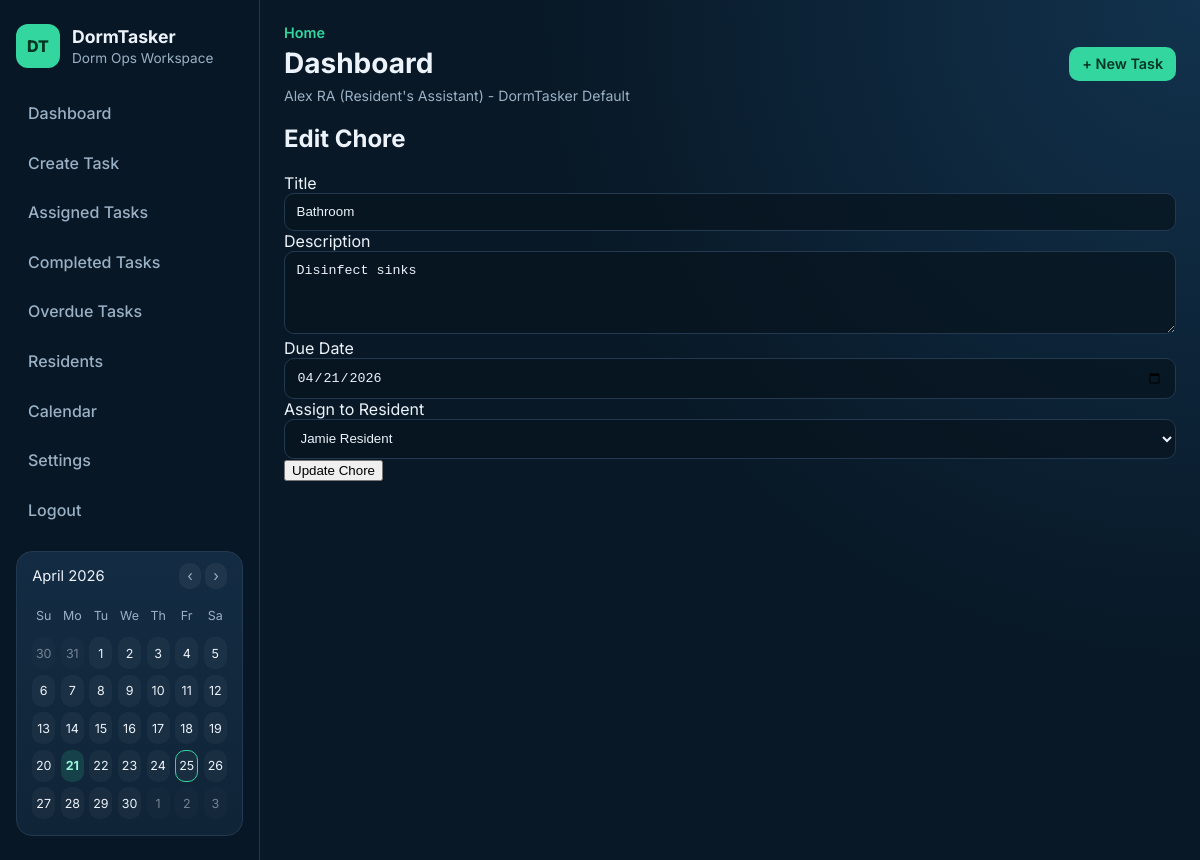
Screenshot of /chores/8/edit (signed in) with the database file from the repository.
### tables this page shows
CREATE TABLE users (
            id INTEGER PRIMARY KEY AUTOINCREMENT,
            name TEXT NOT NULL,
            role TEXT NOT NULL CHECK (role IN ('RA', 'Resident'))
        , email TEXT, password_hash TEXT, room_id INTEGER);

CREATE TABLE rooms (
            id INTEGER PRIMARY KEY AUTOINCREMENT,
            room_name TEXT NOT NULL,
            room_code TEXT NOT NULL UNIQUE,
            created_by INTEGER,
            FOREIGN KEY (created_by) REFERENCES users (id)
        );

CREATE TABLE chores (
            id INTEGER PRIMARY KEY AUTOINCREMENT,
            title TEXT NOT NULL,
            description TEXT,
            due_date TEXT,
            status TEXT
        , room_id INTEGER, created_by INTEGER);

CREATE TABLE assignments (
            id INTEGER PRIMARY KEY AUTOINCREMENT,
            chore_id INTEGER NOT NULL,
            resident_id INTEGER NOT NULL,
            assigned_by INTEGER NOT NULL, room_id INTEGER,
            FOREIGN KEY (chore_id) REFERENCES chores (id) ON DELETE CASCADE,
            FOREIGN KEY (resident_id) REFERENCES users (id),
            FOREIGN KEY (assigned_by) REFERENCES users (id)
        );

### app.py (the view, shortened to what this page needs)
@app.route("/chores/<int:chore_id>/edit", methods=["GET", "POST"])
@login_required
def edit_chore(chore_id):
    if g.current_user["role"] != "RA":
        flash("Only Resident's Assistants can edit tasks.", "error")
        return redirect(url_for("dashboard"))
    residents = service.get_residents(room_id=g.current_user["room_id"])
    try:
        chore = service.get_chore(chore_id, room_id=g.current_user["room_id"])
    except ChoreError as error:
        flash(str(error), "error")
        return redirect(url_for("dashboard"))
    return render_template("edit_chore.html", chore=chore, residents=residents)

### app.py (called while the page is built)
def _format_user_role(role):
    return "Resident's Assistant" if role == "RA" else role

@app.before_request
def load_current_user():
    user_id = session.get("user_id")
    g.current_user = get_user_by_id(user_id) if user_id else None

@app.context_processor
def inject_current_user():
    current_user = g.get("current_user")
    if current_user:
        if current_user["role"] == "RA":
            chore_list = service.get_chores(room_id=current_user["room_id"])
        else:
            chore_list = service.get_resident_chores(current_user["id"], room_id=current_user["room_id"])
        calendar_data = _calendar_context(chore_list)
    else:
        calendar_data = {}
    return {
        "current_user": current_user,
        "current_path": request.path,
        "current_user_role_text": _format_user_role(current_user["role"]) if current_user else None,
        **calendar_data,
    }

### auth.py (called while the page is built)
def login_required(func):
    @wraps(func)
    def wrapper(*args, **kwargs):
        if not session.get("user_id"):
            flash("Please log in to continue.", "error")
            return redirect(url_for("login"))
        return func(*args, **kwargs)
    return wrapper

def get_user_by_id(user_id):
    conn = get_db_connection()
    user = conn.execute(
        """
        SELECT u.id, u.name, u.email, u.role, u.room_id, r.room_name, r.room_code
        FROM users u
        LEFT JOIN rooms r ON u.room_id = r.id
        WHERE u.id = ?
        """,
        (user_id,),
    ).fetchone()
    conn.close()
    return dict(user) if user else None

### database.py (called while the page is built)
def get_db_connection():
    conn = sqlite3.connect(DB_PATH)
    conn.row_factory = sqlite3.Row
    return conn

### models.py (called while the page is built)
    def is_overdue(self):
        if not self.due_date or self.status == "Completed":
            return False
        due = datetime.strptime(self.due_date, "%Y-%m-%d").date()
        return due < date.today()

### services.py (called while the page is built)
    @staticmethod
    def _map_chore(row) -> Chore:
        return Chore(
            id=row["id"],
            title=row["title"],
            description=row["description"] or "",
            due_date=row["due_date"],
            status=row["status"],
        )

### templates/edit_chore.html (shortened to what this page needs)
{% extends "base.html" %}
{% block content %}
    <h2>Edit Chore</h2>
    <form method="post" class="chore-form">
        <label for="title">Title</label>
        <input type="text" id="title" name="title" value="{{ chore.title }}" required>
        <label for="description">Description</label>
        <textarea id="description" name="description" rows="4">{{ chore.description }}</textarea>
        <label for="due_date">Due Date</label>
        <input type="date" id="due_date" name="due_date" value="{{ chore.due_date }}">
        <label for="resident_id">Assign to Resident</label>
        <select id="resident_id" name="resident_id">
            {% for resident in residents %}
                <option value="{{ resident.id }}" {% if chore.resident_id == resident.id %}selected{% endif %}>
                    {{ resident.name }}
                </option>
            {% endfor %}
        </select>
        <button type="submit">Update Chore</button>
    </form>
{% endblock %}

### templates/base.html (shortened to what this page needs)
<!DOCTYPE html>
<html lang="en">
<head>
    <link rel="stylesheet" href="{{ url_for('static', filename='style.css') }}">
</head>
<body>
    <div class="app-shell">
        <aside class="sidebar">
            <div class="brand">
                <span class="brand-badge">DT</span>
                <div>
                    <h1>DormTasker</h1>
                    <p>Dorm Ops Workspace</p>
                </div>
            </div>
            <nav class="sidebar-nav">
                {% if current_user %}
                    <a href="{{ url_for('dashboard') }}" class="nav-link{% if current_path == url_for('dashboard') %} active{% endif %}">Dashboard</a>
                    {% if current_user.role == "RA" %}
                        <a href="{{ url_for('create_chore') }}" class="nav-link{% if current_path == url_for('create_chore') %} active{% endif %}">Create Task</a>
                        <a href="{{ url_for('assigned_tasks') }}" class="nav-link{% if current_path == url_for('assigned_tasks') %} active{% endif %}">Assigned Tasks</a>
                        <a href="{{ url_for('completed_tasks') }}" class="nav-link{% if current_path == url_for('completed_tasks') %} active{% endif %}">Completed Tasks</a>
                        <a href="{{ url_for('overdue_tasks') }}" class="nav-link{% if current_path == url_for('overdue_tasks') %} active{% endif %}">Overdue Tasks</a>
                        <a href="{{ url_for('residents') }}" class="nav-link{% if current_path == url_for('residents') %} active{% endif %}">Residents</a>
                        <a href="{{ url_for('calendar_view') }}" class="nav-link{% if current_path == url_for('calendar_view') %} active{% endif %}">Calendar</a>
                        <a href="{{ url_for('settings') }}" class="nav-link{% if current_path == url_for('settings') %} active{% endif %}">Settings</a>
                    {% endif %}
                    <a href="{{ url_for('logout') }}" class="nav-link">Logout</a>
                {% else %}
                    <a href="{{ url_for('login') }}" class="nav-link">Login</a>
                    <a href="{{ url_for('register') }}" class="nav-link">Register</a>
                {% endif %}
            </nav>
            {% if current_user %}
                <section class="sidebar-card sidebar-calendar">
                    <div class="calendar-head">
                        <span>{{ calendar_label }}</span>
                        <div class="calendar-nav">
                            <a href="{{ current_path }}?calendar_month={{ calendar_prev }}">‹</a>
                            <a href="{{ current_path }}?calendar_month={{ calendar_next }}">›</a>
                        </div>
                    </div>
                    <div class="calendar-grid">
                        {% for day in calendar_weekdays %}
                            <span class="calendar-weekday">{{ day }}</span>
                        {% endfor %}
                        {% for cell in calendar_cells %}
                            <span class="calendar-cell{% if cell.month != calendar_month or cell.year != calendar_year %} calendar-muted{% endif %}{% if cell.day in calendar_due_days and cell.month == calendar_month and cell.year == calendar_year %} calendar-has-event{% endif %}{% if cell == calendar_current_date %} calendar-today{% endif %}">{{ cell.day }}</span>
                        {% endfor %}
                    </div>
                </section>
            {% endif %}
        </aside>
        <div class="main-panel">
            <header class="topbar">
                <div>
                    <p class="topbar-eyebrow">Home</p>
                    <h2 class="topbar-title">{% block page_title %}{{ page_title or 'Dashboard' }}{% endblock %}</h2>
                    {% if current_user %}
                        <p class="user-context">
                            {{ current_user.name }} ({{ current_user_role_text }}) - {{ current_user.room_name or "No Room" }}
                        </p>
                    {% endif %}
                </div>
                {% if current_user and current_user.role == "RA" %}
                    <a class="btn btn-primary" href="{{ url_for('create_chore') }}">+ New Task</a>
                {% elif not current_user %}
                    <a class="btn btn-primary" href="{{ url_for('register') }}">Join Dorm Room</a>
                {% endif %}
            </header>
            <main class="content">
                {% block content %}{% endblock %}
            </main>
        </div>
    </div>
</body>
</html>

### static/style.css (style rules this page uses)
:root { --bg: #081826; --bg-soft: #0f2335; --panel: #102437; --panel-alt: #132c43; --text: #edf3fb; --muted: #9ab1c5; --line: #22394f; --accent: #33d69f; --accent-dark: #27b987; --danger: #ff6f7f; --warning: #ffc56f; }
* { box-sizing: border-box; }
body { margin: 0; font-family: "Inter", sans-serif; background: radial-gradient(circle at top right, #12324d 0%, var(--bg) 45%); color: var(--text); }
a { color: inherit; }
.app-shell { min-height: 100vh; display: grid; grid-template-columns: 260px 1fr; }
.sidebar { border-right: 1px solid var(--line); background: rgba(8, 24, 38, 0.9); padding: 1.5rem 1rem; }
.brand { display: flex; gap: 0.75rem; align-items: center; margin-bottom: 1.5rem; }
.brand h1 { margin: 0; font-size: 1.1rem; font-weight: 700; }
.brand p { margin: 0.2rem 0 0; color: var(--muted); font-size: 0.85rem; }
.brand-badge { width: 44px; height: 44px; display: inline-flex; align-items: center; justify-content: center; border-radius: 12px; background: var(--accent); color: #04331f; font-weight: 800; }
.sidebar-nav { display: grid; gap: 0.45rem; }
.nav-link { text-decoration: none; padding: 0.7rem 0.75rem; border-radius: 10px; color: var(--muted); font-weight: 500; }
.sidebar-card { margin-top: 1.25rem; background: linear-gradient(180deg, var(--panel-alt) 0%, var(--panel) 100%); border: 1px solid var(--line); border-radius: 16px; padding: 1rem; }
.sidebar-calendar { padding: 0.95rem; }
.calendar-head { display: flex; justify-content: space-between; gap: 0.75rem; align-items: center; margin-bottom: 0.9rem; font-size: 0.92rem; color: var(--text); }
.calendar-nav a { color: var(--muted); text-decoration: none; padding: 0.25rem 0.5rem; border-radius: 10px; background: rgba(255, 255, 255, 0.05); }
.calendar-grid { display: grid; grid-template-columns: repeat(7, minmax(0, 1fr)); gap: 0.35rem; }
.calendar-weekday, .calendar-cell { display: inline-flex; align-items: center; justify-content: center; min-height: 32px; border-radius: 10px; font-size: 0.78rem; }
.calendar-weekday { color: var(--muted); }
.calendar-cell { background: rgba(255, 255, 255, 0.04); color: var(--text); }
.calendar-muted { opacity: 0.45; }
.calendar-has-event { background: rgba(51, 214, 159, 0.16); color: #9af7da; font-weight: 700; }
.calendar-today { border: 1px solid var(--accent); }
.main-panel { padding: 1.5rem; }
.topbar { display: flex; justify-content: space-between; align-items: center; margin-bottom: 1.25rem; }
.topbar-eyebrow { margin: 0; color: var(--accent); font-size: 0.9rem; font-weight: 600; }
.topbar-title { margin: 0.3rem 0 0; font-size: 1.75rem; }
.user-context { margin: 0.45rem 0 0; color: var(--muted); font-size: 0.88rem; }
.content { max-width: 1050px; }
.btn { border: none; border-radius: 10px; padding: 0.52rem 0.8rem; font-size: 0.9rem; text-decoration: none; font-weight: 600; cursor: pointer; display: inline-flex; align-items: center; justify-content: center; }
.btn-primary { background: var(--accent); color: #053527; }
input, textarea, select { width: 100%; background: rgba(7, 20, 31, 0.76); border: 1px solid var(--line); color: var(--text); border-radius: 10px; padding: 0.66rem 0.72rem; outline: none; }

### rows the page displays
users: name "Alex RA"
rooms: room_name "DormTasker Default"
chores: title "Bathroom", description "Disinfect sinks", due_date "04/21/2026"
assignments: resident_id "Jamie Resident"

### other values shown
{{ calendar_label }} "April 2026"
{{ day }} "Su" "Mo" "Tu" "We" "Th" "Fr" "Sa"
{{ cell.day }} "30" "31" "1" "2" "3" "4" "5" "6" "7" "8" "9" "10" "11" "12" "13" "14" "15" "16" "17" "18" "19" "20" "21" "22" "23" "24" "25" "26" "27" "28" "29" "30" "1" "2" "3"
{{ page_title or 'Dashboard' }} "Dashboard"
{{ current_user_role_text }} "Resident's Assistant"
